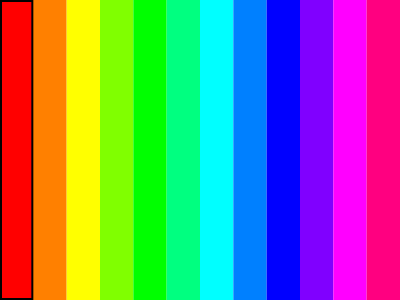
Frame 1 (no input)
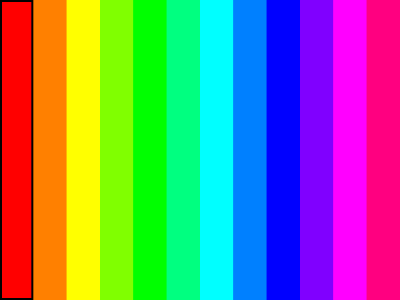
Frame 60 (no input)
Frame 120 (the mouse pressed at the canvas centre since frame 60): identical to frame 60, image omitted

The p5.js sketch that drew these frames (run headless with seeded random() and noise() and a simulated clock; from frame 60 on, the mouse is pressed at the canvas centre):

// p5.js sketch
// ── sketch.js
// https://editor.p5js.org/jht1493/sketches/nrrJkCazV
// 2:2 HSB swatches ui

// 12-color HSB color swatch

let a_hue = 0;
let col_s = 100;
let col_b = 100;

function setup() {
  createCanvas(400, 300);
  colorMode(HSB, 360, 100, 100);
  init_ui();
}

function draw() {
  show_num('a_hue', a_hue);
  show_num('col_s', col_s);
  show_num('col_b', col_b);
  // Draw 12 swatches of color
  for (let i = 0; i < 12; i++) {
    // Calculate hue based on angle between colors
    // 360/12 is the angle between colors
    let h = a_hue + i * 360 / 12;
    // Wrap around the circle
    h %= 360;
    // Calculate x-position of swatch
    let x = i * width / 12;
    // Draw rect
    if (i == 0) {
      strokeWeight(4);
      stroke(0)
      let col = color(h, col_s, col_b);
      show_num('r', red(col));
      show_num('g', green(col));
      show_num('b', blue(col));
    }
    else {
      noStroke();
    }
    fill(h, col_s, col_b);
    rect(x, 0, width / 12, height);
  }
}

// https://editor.p5js.org/icm4.0/sketches/V413sE0Rn
// ── ui.js
function init_ui() {
  {
    let elm = createSpan().id("a_hue");
    elm.style("font-size", "30px");
  }
  {
    let elm = createSpan().id("col_s");
    elm.style("font-size", "30px");
  }
  {
    let elm = createSpan().id("col_b");
    elm.style("font-size", "30px");
    createP();
  }
  {
    let elm = createSpan().id("r");
    elm.style("font-size", "30px");
  }
  {
    let elm = createSpan().id("g");
    elm.style("font-size", "30px");
  }
  {
    let elm = createSpan().id("b");
    elm.style("font-size", "30px");
    createP();
  }
  {
    let a_span = createSpan("a_hue:");
    a_span.style("font-size", "30px");
    // createSlider(min, max, [value], [step])
    let a_slider = createSlider(0, 360, a_hue);
    a_slider.style("width", "360px");
    a_slider.input(function () {
      a_hue = a_slider.value();
    });
    createP();
  }
  {
    let a_span = createSpan("col_s:");
    a_span.style("font-size", "30px");
    let a_slider = createSlider(0, 100, col_s);
    a_slider.style("width", "200px");
    a_slider.input(function () {
      col_s = a_slider.value();
    });
    createP();
  }
  {
    let a_span = createSpan("col_b:");
    a_span.style("font-size", "30px");
    let a_slider = createSlider(0, 100, col_b);
    a_slider.style("width", "200px");
    a_slider.input(function () {
      col_b = a_slider.value();
    });
    createP();
  }
}

function show_num(label, num) {
  let elm = select("#" + label);
  num = round(num, 2);
  elm.html("[" + label + " " + num + "] ");
}
